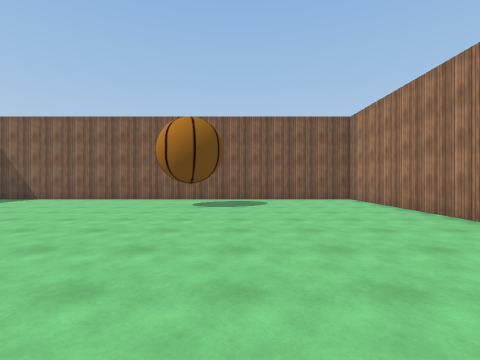
view 1 (above)

24 first-person views from a walk through a Unity game level. The camera is 1.4 m above the floor, looks level and sees 85° across. The floor is counted in squares, 2 m on a side. Each view is taken from the middle of a square. On the plan, view 1 faces up. The plan holds only what a view shows up to about 9 squares ahead; the rest is blank. The place goes on beyond the plan. The player character is not drawn. Some surface patterns are stand-ins.

view 2
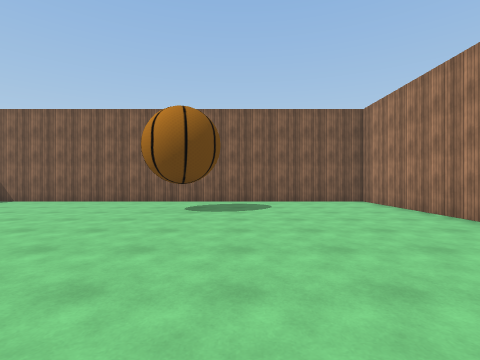

view 3
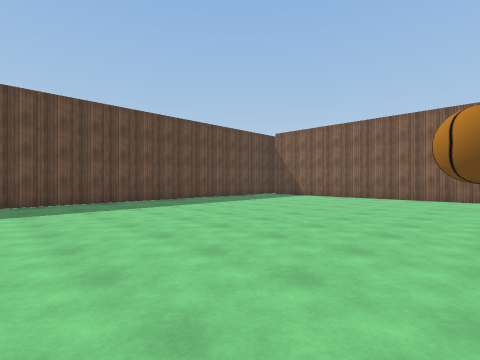

view 4
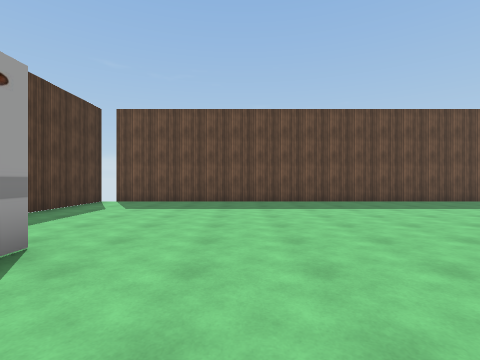

view 5
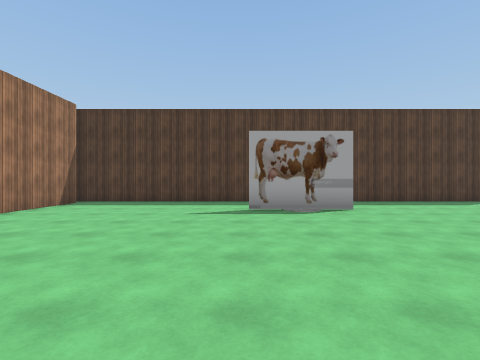

view 6
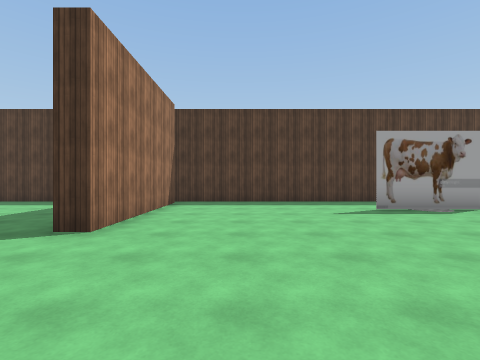

view 7
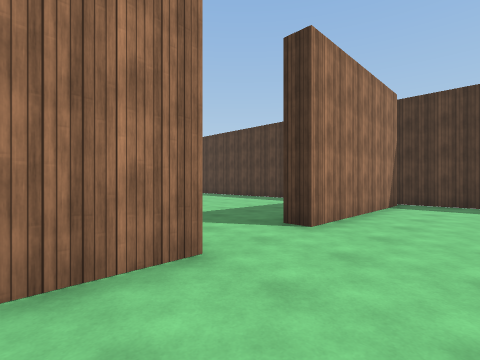

view 8
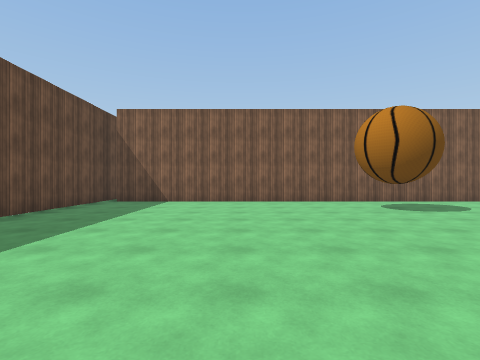

view 9
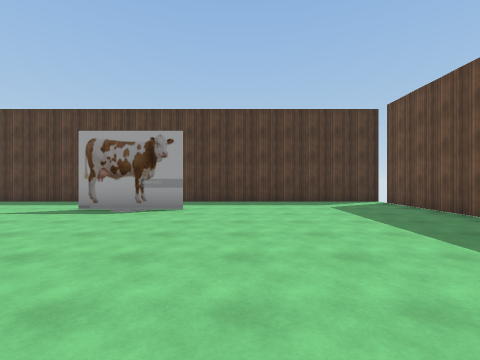

view 10
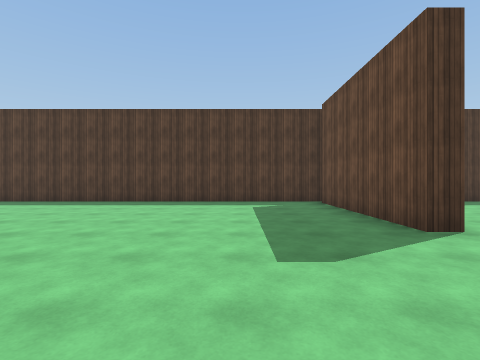

view 11
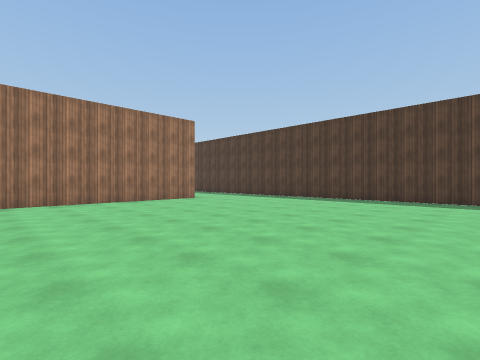

view 12
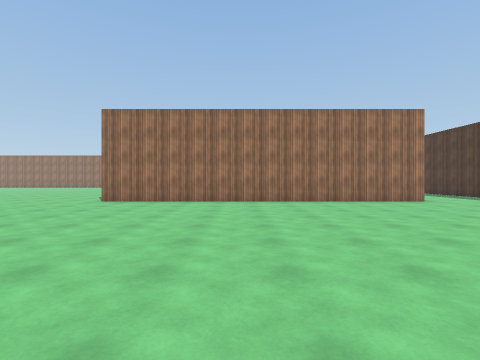

view 13
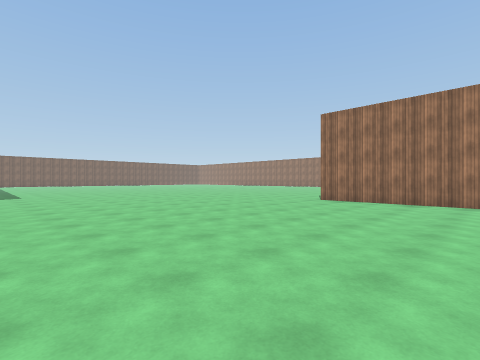

view 14
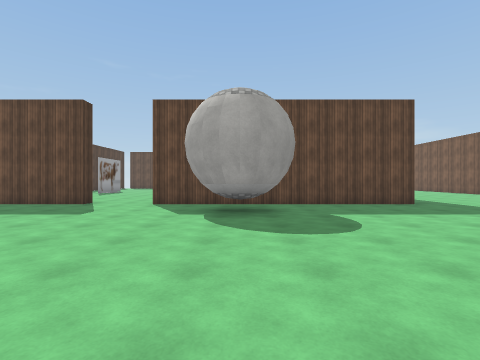

view 15
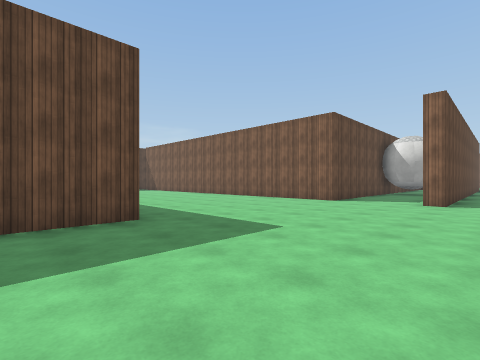

view 16
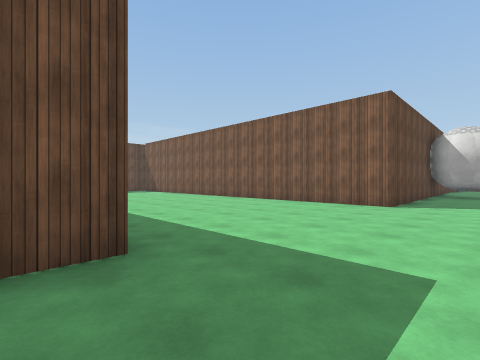

view 17
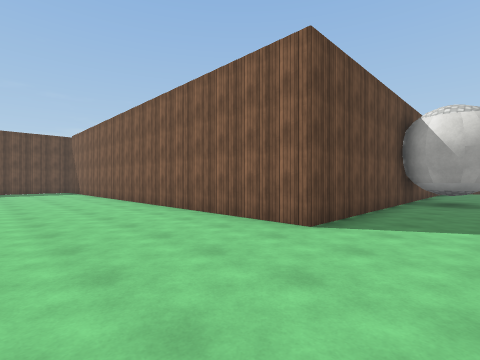

view 18
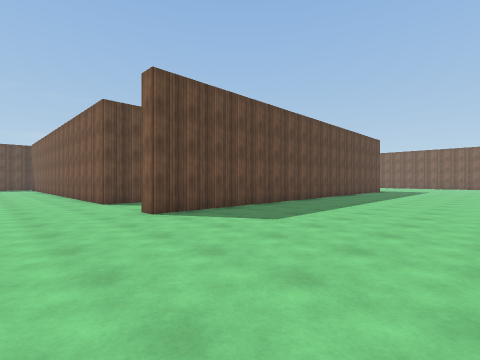

view 19
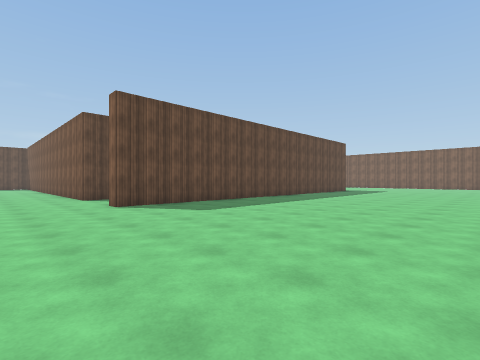

view 20
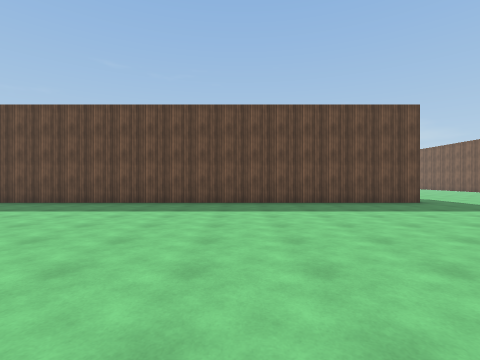

view 21
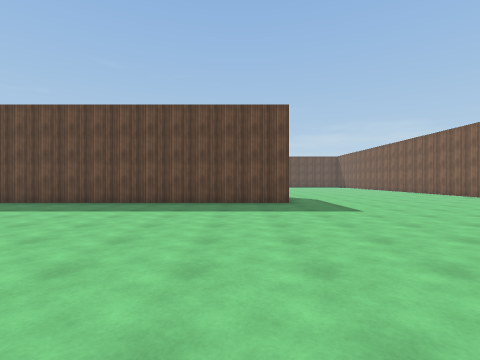

view 22
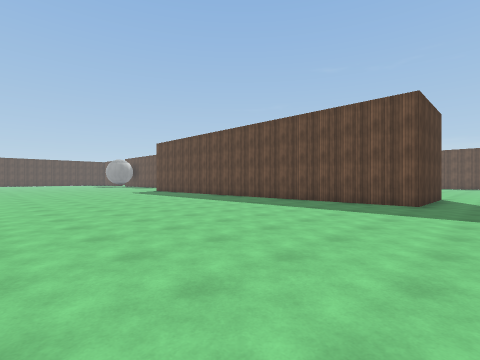

view 23
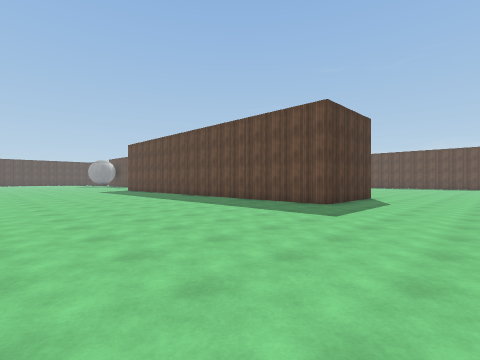

view 24
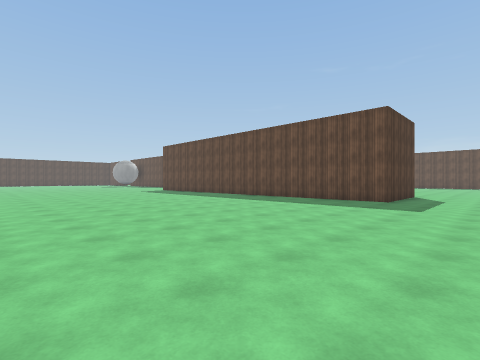

### Floor plan
Points are (right, up) in squares from view 1. A wall is a line through its corners. A room is listed if a view was taken in it or the views show most of it. See-through windows are left out.
Room 1 (views 1, 2, 3, 4, 5, 6, 7, 8, 9)
walls: (-3.8, -2.2) (-1.1, -2.2); (4, 2.5) (4, 9.5) (-9, 9.5); (-9.5, 10) (-9.5, -4.1); (4, -4) (4, 0.5); (-9.5, -4.5) (3.9, -4.5)
ways out: opening at (4, 1.5) to room 2; gap at (4, -4) to room 2; gap at (-10, -4)
objects: ball (-2, 7) to (-1, 7)
Room 2 (views 10, 11, 12, 13, 14, 15, 16, 17, 18, 19, 20, 21, 22, 23, 24)
walls: (4.5, 10.1) (4.5, 2.5); (6.4, 21.4) (5.9, 21.3); (6.2, 6) (6.5, 5.8) (6.9, 5.5) (7, 5.2); (5, 23) (5, 16.5) (-2.2, 16.5); (4, 0.5) (4.5, 0.5) (4.5, -4); (17.5, -1) (17.5, 9.5); (4.8, 30.5) (8, 30.5) (8, 16.5) (7.5, 16.5); (3.9, -4.5) (14.9, -4.5)
ways out: opening at (4, 1.5) to room 1; gap at (4, -4) to room 1; opening at (4.2, 32.5); gap at (5, 5)

Where each view was taken, in squares from view 1:
view 1: 0 up, 0 right, facing up
view 2: 1 up, 0 right, facing up
view 3: 1 down, 1 left, facing up-left
view 4: 0 up, 1 left, facing left
view 5: 4 up, 1 left, facing down
view 6: 4 up, 2 right, facing down
view 7: 4 up, 2 right, facing down-right
view 8: 1 up, 5 left, facing up
view 9: 4 up, 5 left, facing down
view 10: 4 up, 7 right, facing down
view 11: 5 up, 9 right, facing down-right
view 12: 5 up, 9 right, facing right
view 13: 5 up, 9 right, facing up-right
view 14: 5 up, 12 right, facing left
view 15: 8 up, 9 right, facing up-left
view 16: 9 up, 7 right, facing up-left
view 17: 13 up, 7 right, facing up-left
view 18: 14 up, 13 right, facing up-left
view 19: 14 up, 15 right, facing up-left
view 20: 25 up, 16 right, facing left
view 21: 29 up, 16 right, facing left
view 22: 32 up, 16 right, facing down-left
view 23: 34 up, 15 right, facing down-left
view 24: 33 up, 17 right, facing down-left
